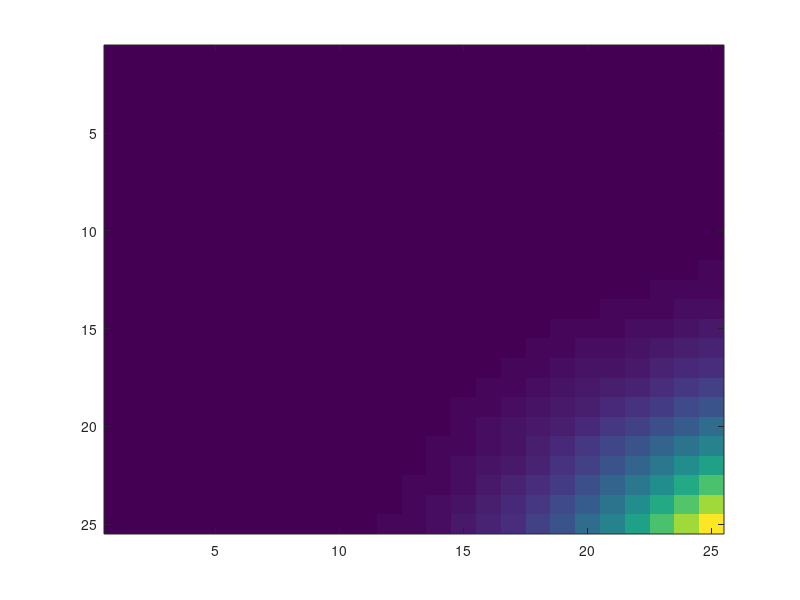

Here is the MATLAB script that generated this plot:


blocksize = 25;
nblock = 3; % Don't change this
repeatsize = 5; % increases blurring between borders

blurfilt = conv2([1 4 6 4 1], [1 4 6 4 1]')/256;
for i = 1:repeatsize, blurfilt = conv2(blurfilt,blurfilt); end;

img = zeros(nblock*blocksize,nblock*blocksize);
border = 5;
border = 0;

zblock = zeros(blocksize,blocksize);
oblock = zeros(blocksize,blocksize);

for ii = 1:blocksize
    for jj = 1:blocksize
oblock(ii,jj) = (ii > border & jj > border & ii < (blocksize - border) & jj < (blocksize - border));
    end
end




mask = zeros(9,nblock*blocksize,nblock*blocksize);
mask(1,:,:) = [ oblock zblock zblock; zblock zblock zblock; zblock zblock zblock];
mask(2,:,:) = [ zblock oblock zblock; zblock zblock zblock; zblock zblock zblock];
mask(3,:,:) = [ zblock zblock oblock; zblock zblock zblock; zblock zblock zblock];
mask(4,:,:) = [ zblock zblock zblock; oblock zblock zblock; zblock zblock zblock];
mask(5,:,:) = [ zblock zblock zblock; zblock oblock zblock; zblock zblock zblock];
mask(6,:,:) = [ zblock zblock zblock; zblock zblock oblock; zblock zblock zblock];
mask(7,:,:) = [ zblock zblock zblock; zblock zblock zblock; oblock zblock zblock];
mask(8,:,:) = [ zblock zblock zblock; zblock zblock zblock; zblock oblock zblock];
mask(9,:,:) = [ zblock zblock zblock; zblock zblock zblock; zblock zblock oblock];

% check it
for i = 1:9,
currentmask = reshape(mask(i,:,:),nblock*blocksize,nblock*blocksize); figure(1);imagesc(currentmask);pause;
end;

% Blurring
for i = 1:9,
    currentmask = reshape(mask(i,:,:),nblock*blocksize,nblock*blocksize); 
    currentmask = conv2(currentmask,blurfilt,'same');
    mask(i,:,:) = currentmask;
end;

% check it
for i = 1:9,
    currentmask = reshape(mask(i,:,:),nblock*blocksize,nblock*blocksize); figure(1);imagesc(currentmask);pause;
end;



 % The 9 masks encode the weight for each pixel ... normalize to that the
 % 9x1 vector per pixel as defined by the mask sums to 1
 
 ss  = nblock*blocksize;
 for (ii = 1:ss),
     for (jj = 1:ss)
        normfactor(ii,jj) = sum(mask(:,ii,jj));
     end
 end
 
 % for each pixel the nine masks define nine weights. Divide by normfactor
 % so they sum to 1. 
 
for ii = 1:9, 
    currentmask = reshape(mask(ii,:,:),nblock*blocksize,nblock*blocksize);
    currentmask = currentmask./normfactor;
    mask(ii,:,:) = currentmask;
end;



% check it
for i = 1:9,
currentmask = reshape(mask(i,:,:),nblock*blocksize,nblock*blocksize); figure(1);imagesc(currentmask);pause;
end;



% Mask 1 defines the weights for upper left neighbor ...
%
%
% Mask 9 defines the weights for the lower right neighbor

% At this point we only need the weights in the center of the mask. 
% so crop off the rest
finalmask = mask(:,(blocksize+1):2*blocksize,(blocksize+1):2*blocksize);

% check it
for i = 1:9,
currentmask = reshape(finalmask(i,:,:),blocksize,blocksize); figure(1);imagesc(currentmask);pause;
end;





% Now this is how you use the weights.
% A message at pixel i,j is the weighted sum of the messages of 9 blocks (itself and
% all its neighbors). The 9 masks give the weights of each of the message
% blocks for every pixel. 










